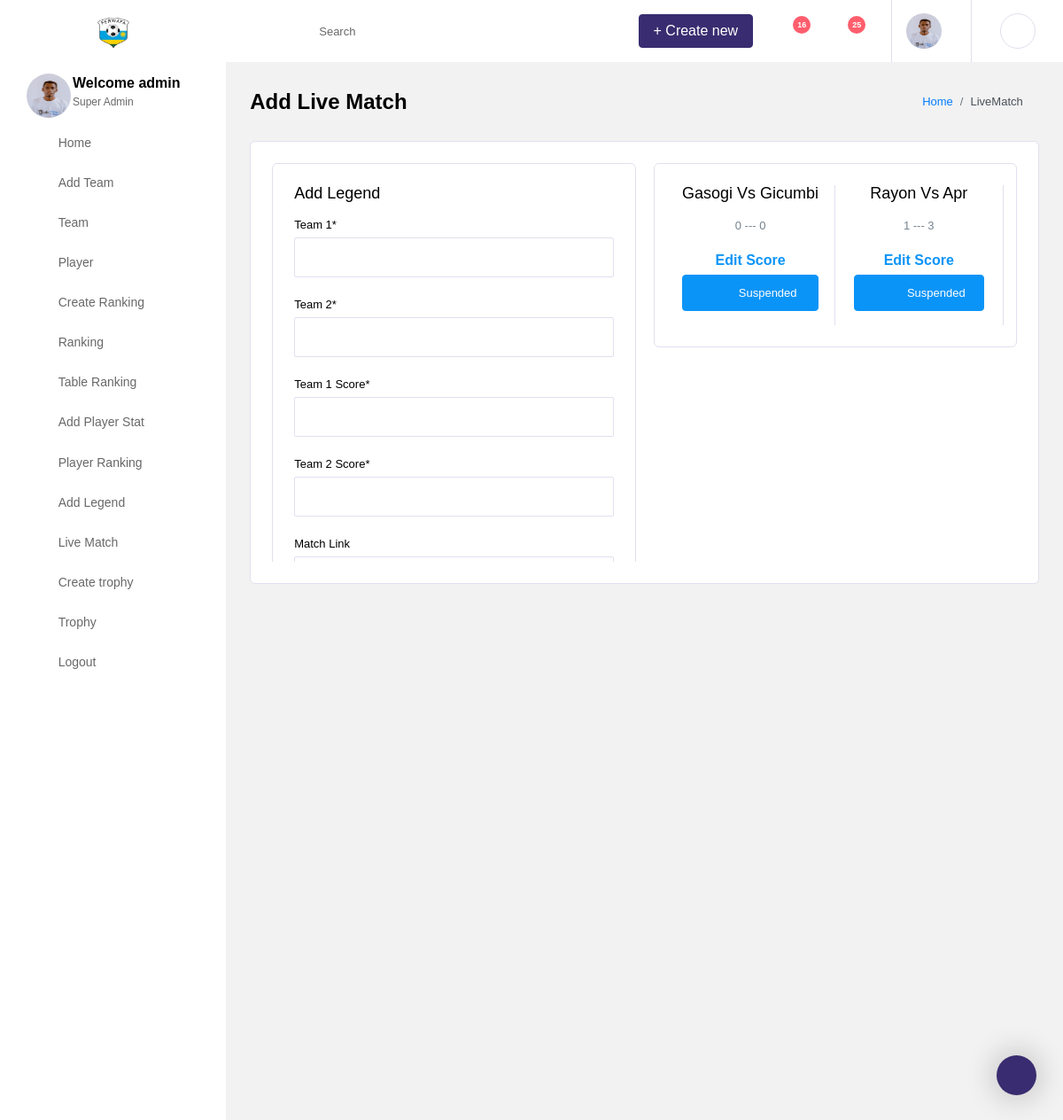
The app's page /dashboard/livematch/ (signed in), older data.
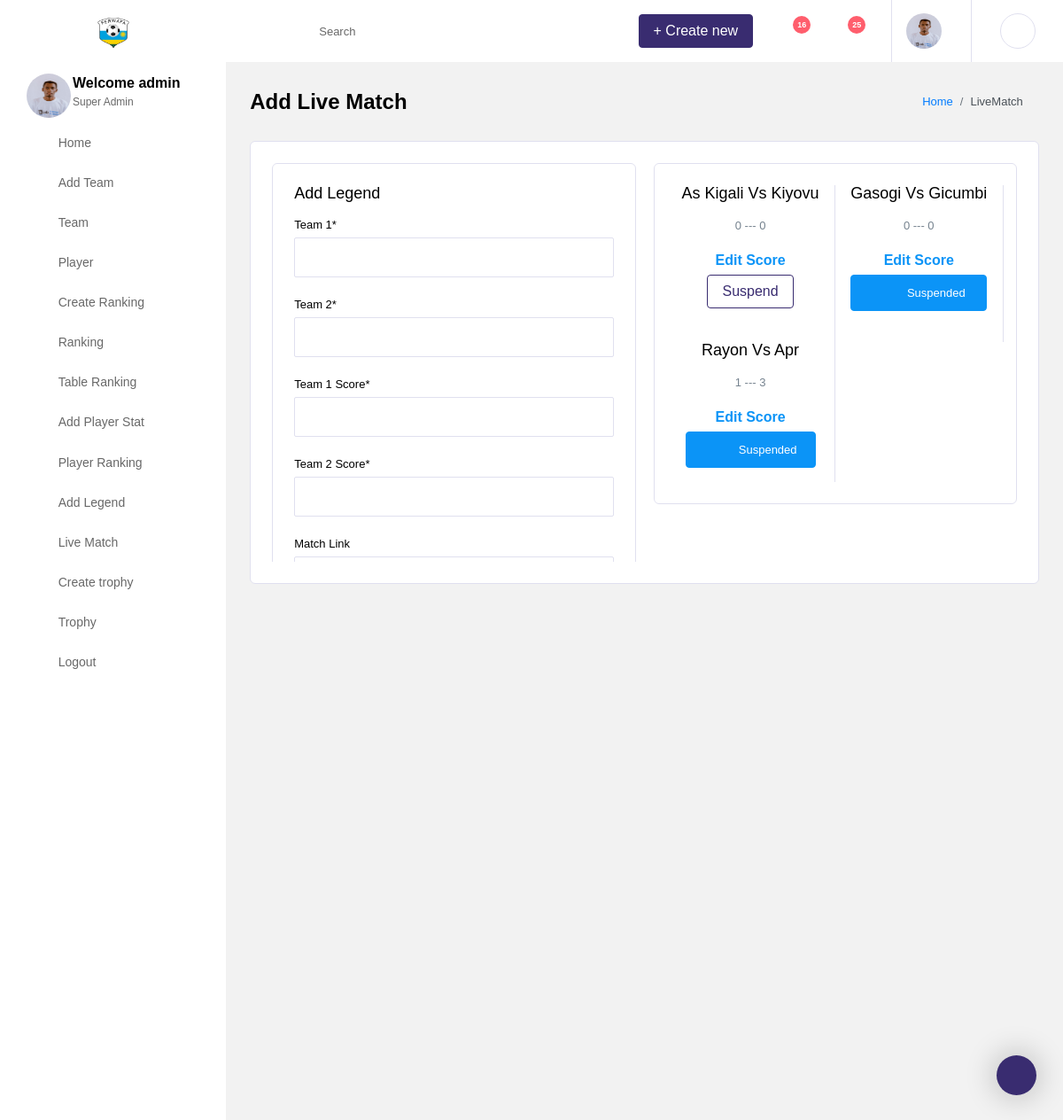
The same page, newer data.
### team/models.py (models this page shows, shortened)
class Live_match(models.Model):
    team1 = models.CharField(max_length=100)
    team2 = models.CharField(max_length=100)
    team1_score = models.PositiveIntegerField(default=0)
    team2_score = models.PositiveIntegerField(default=0)
    match_link = models.URLField()
    date = models.DateTimeField()
    suspended = models.BooleanField(default=False)
    class Meta:
        verbose_name_plural = "Live_match"
        ordering = ['-id']

### team/views.py (the view)
# urls.py: path('livematch/', livematch, name='livematch'),
@login_required
def livematch(request):
    match_football = Live_match.objects.all().order_by('-date')
    user = request.user
    user_profile = User_profile.objects.get(user=user)
    form = LiveMatchForm()
    if request.method == 'POST':
        form = LiveMatchForm(request.POST)
        if form.is_valid():
            form.save()
            return redirect('livematch')
    else:
        form = LiveMatchForm()
    context = {
        'user': user,
        'profile': user_profile,
        'form': form,
        'match': match_football
    }
    return render(request, 'dashboard_home/livematch.html', context)

### team/forms.py (shortened to what this page needs)
class LiveMatchForm(forms.ModelForm):
    team1 = forms.CharField(max_length=30, label='Team 1',
                            required=True)
    team2 = forms.CharField(max_length=30, label='Team 2',
                            required=True)
    team1_score = forms.IntegerField(label='Team 1 Score', required=True)
    team2_score = forms.IntegerField(label='Team 2 Score', required=True)
    match_link = forms.URLField(label='Match Link', required=False)
    date = forms.DateField(
        widget=forms.TextInput(
            attrs={'type': 'date'}
        ),
        label='Match Date',
        required=True
    )
    class Meta:
        model = Live_match
        fields = ['team1', 'team2', 'team1_score', 'team2_score', 'match_link', 'date']

### team/templates/dashboard_home/livematch.html (shortened to what this page needs)
{% extends 'dashboard/base.html' %}
{% load static %}
{% load crispy_forms_tags %}
{% block content %}
    <div class="main-panel">
        <div class="content-wrapper">
          <div class="page-header">
            <h3 class="page-title">
              Add Live Match
            </h3>
            <nav aria-label="breadcrumb">
              <ol class="breadcrumb">
                <li class="breadcrumb-item"><a href="{% url 'dashboard' %}">Home</a></li>
                <li class="breadcrumb-item active" aria-current="page">LiveMatch</li>
              </ol>
            </nav>
          </div>
          <div class="row">
            <div class="col-12">
              <div class="card">
                <div class="card-body">
                  <div class="row" style="height: 450px; overflow-y: scroll">
                  <div class="col-lg-6 col-md-6 grid-margin stretch-card">
              <div class="card">
                <div class="card-body">
                  <h4 class="card-title">Add Legend</h4>
                  <form class="forms-sample" action="" method="POST" enctype="multipart/form-data">
                    {{ form|crispy }}
                  </form>
                </div>
              </div>
            </div>
                    <div class="col-lg-6 col-md-6">
                        <div class="row">
                            <div class="col-12 grid-margin">
                              <div class="card">
                                <div class="card-body">
                                  <div class="row">
                                    {% for match in match %}
                                    <div class="col-lg-6 col-md-6 col-sm-6 d-flex justify-content-center border-right">
                                      <div class="wrapper text-center">
                                        <h4 class="card-title">{{ match.team1 }} vs {{ match.team2 }}</h4>
                                        <p class="card-description">{{ match.team1_score }} --- {{ match.team2_score }}</p>
                                          <a href="{% url 'edit_score' match.id %}"><h5 class="text-info">Edit Score</h5></a>
                                          {% if match.suspended %}
                                        <div class="alert alert-fill-info" role="alert">
                                                <i class="fa fa-exclamation-triangle"></i>
                                                Suspended
                                        </div>
                                            {% else %}
                                        <a href="{% url 'suspend_match' match.id %}"><button class="btn btn-outline-primary" style="margin-bottom: 1cm;">Suspend</button></a>
                                          {% endif %}
                                      </div>
                                    </div>
                                        {% endfor %}
                                  </div>
                                </div>
                              </div>
                            </div>
                            </div>
                    </div>
                  </div>
                </div>
              </div>
            </div>
          </div>
        </div>
      </div>
{% endblock %}

Row changes from the older to the newer data that the page shows:
added Live_match: team1 "As Kigali", team2 "Kiyovu", team1_score "0", team2_score "0", suspended "Suspend"
